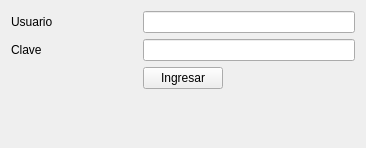
<?xml version="1.0" encoding="UTF-8"?>
<ui version="4.0">
 <class>login</class>
 <widget class="QWidget" name="login">
  <property name="geometry">
   <rect>
    <x>0</x>
    <y>0</y>
    <width>366</width>
    <height>148</height>
   </rect>
  </property>
  <property name="windowTitle">
   <string>login</string>
  </property>
  <layout class="QGridLayout" name="gridLayout">
   <item row="3" column="0">
    <spacer name="horizontalSpacer_2">
     <property name="orientation">
      <enum>Qt::Orientation::Horizontal</enum>
     </property>
     <property name="sizeHint" stdset="0">
      <size>
       <width>40</width>
       <height>20</height>
      </size>
     </property>
    </spacer>
   </item>
   <item row="3" column="2">
    <widget class="QPushButton" name="botonIngresar">
     <property name="text">
      <string>Ingresar</string>
     </property>
    </widget>
   </item>
   <item row="3" column="3">
    <spacer name="horizontalSpacer">
     <property name="orientation">
      <enum>Qt::Orientation::Horizontal</enum>
     </property>
     <property name="sizeHint" stdset="0">
      <size>
       <width>40</width>
       <height>20</height>
      </size>
     </property>
    </spacer>
   </item>
   <item row="1" column="2" colspan="2">
    <widget class="QLineEdit" name="leUsuario"/>
   </item>
   <item row="2" column="0">
    <widget class="QLabel" name="lClave">
     <property name="text">
      <string>Clave</string>
     </property>
    </widget>
   </item>
   <item row="1" column="0">
    <widget class="QLabel" name="lUsuario">
     <property name="text">
      <string>Usuario</string>
     </property>
    </widget>
   </item>
   <item row="2" column="2" colspan="2">
    <widget class="QLineEdit" name="leClave">
     <property name="echoMode">
      <enum>QLineEdit::EchoMode::Password</enum>
     </property>
    </widget>
   </item>
   <item row="4" column="2">
    <widget class="QLabel" name="lMensaje">
     <property name="text">
      <string/>
     </property>
    </widget>
   </item>
  </layout>
 </widget>
 <resources/>
 <connections/>
</ui>
